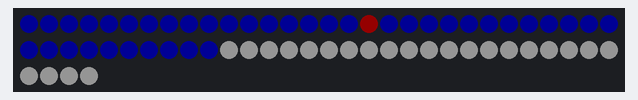
Simulated run of this sketch. Board: Arduino Uno, built with avr-gcc and run on an emulated ATmega328P. Parts: 64 RGB LEDs in strip order, left to right, continuing on the next row. Dim RGB values are drawn brighter than linear.

Above: at 0.61 s.
At 3.27 s:
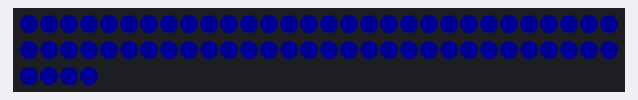

The sketch:

NeoPiskelAnimation.ino
```cpp
#include <Adafruit_NeoPixel.h>
#include "frames.h"
Adafruit_NeoPixel strip(64, 6);

int colors[4][3]{
  {0,0,255},
  {255,0,0},
  {255,255,255},
  {200,255,0}
};

int whichFrame = 0;

void setup() {
  strip.begin();
  strip.clear();

  strip.setBrightness(20);
}

void loop() {
  for(int i = 0; i < strip.numPixels(); i++){
      int whichColor = animation[whichFrame][i];

      int red = colors[whichColor][0];
      int green = colors[whichColor][1];
      int blue = colors[whichColor][2];

      strip.setPixelColor(i,red, green, blue);
        strip.show();
  }

  whichFrame = (whichFrame + 1) % 9;
  delay(200);

}
```

Source omitted: frames.h (data table, 1447 bytes)
